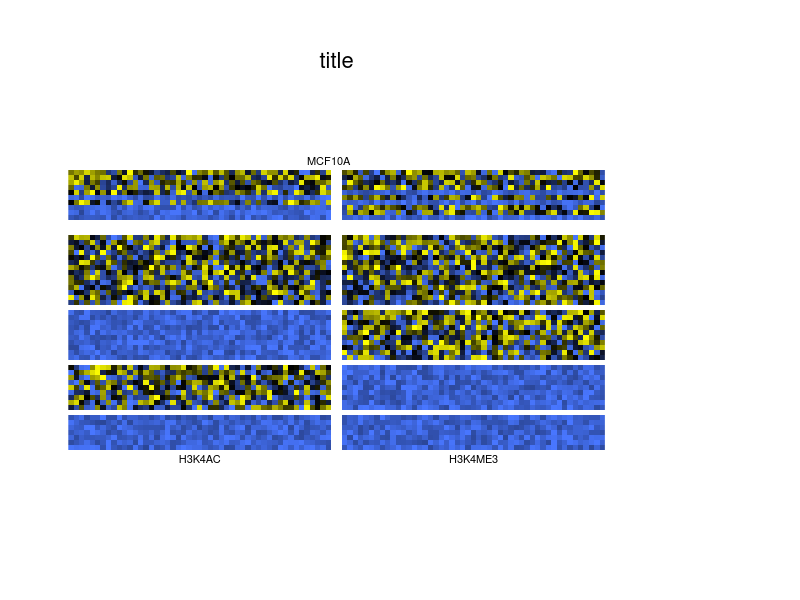

The R script that drew this image: (Note: this script raises an error after producing the figure.)
#plots K27me3 and K4me3 combinations of heatmaps
#clustering is kmeans then sorted within clusters



#source('jrb_R_scripts//heatmap.3-split.R')
#source('heatmap.2.2.R')
library('reshape')
library('ggplot2')

heatmap.ngsplots = function(ngs_profiles, main_title = NULL, profiles_to_plot, nclust = 6, labels_below = NA, labels_above = NA, fg_toPlot = character(), labels_right = NA, sortClustersByTotal = F, hmapColors = c('royalblue1', 'black', 'yellow'), labelWithCounts = F, fg_label = NA, label_clusters = T, ...){
  if(length(labels_below) < 2 && is.na(labels_below)){
    labels_below = profiles_to_plot
  }
  if(length(profiles_to_plot) %% length(labels_below) != 0){
    stop('length of labels_below must divide profiles_to_plot evenly!')
  }
  if(length(profiles_to_plot) %% length(labels_above) != 0){
    stop('length of labels_above must divide profiles_to_plot evenly!')
  }
  
  
  prof = matrix(0, ncol = 0, nrow = nrow(ngs_profiles[[1]]))#assemble single matrix by joining selected profiles (matrices)
  hidden = lapply(profiles_to_plot, function(x){
    prof <<- cbind(prof, ngs_profiles[[x]])
  })
  
  #HARDCODED DEBUG STUFF
  #   prof = prof[1:100,]
  #   fg_toPlot = rownames(prof)[1]
  
  
  cr = colorRamp(hmapColors)
  tmp = 0:100 / 100
  colors = rgb(cr(tmp)/255)
  
  len = length(profiles_to_plot)
  
  cseps = 1:(len-1) * ncol(prof) / len #column separators are between joined profiles
  
  labels.above = rep('', ncol(prof))#column labels are centered above each profile
  if(!is.na(labels_above[1])){
    labels_loc = round((1:length(labels_above) -.499) * ncol(prof) / length(labels_above))
    labels.above[labels_loc] = labels_above
  }
  
  
  labels.below = rep('', ncol(prof))
  labels_loc = round((1:length(labels_below)-.499) * ncol(prof) / length(labels_below))
  labels.below[labels_loc] = labels_below
  
  set.seed(1)
  kmclust = kmeans(prof, centers = nclust, iter.max = 10)
  
  rColorChoices = RColorBrewer::brewer.pal(nclust, 'Dark2')#set cluster id colors
  rColors = rColorChoices[kmclust$cluster[rownames(prof)]]
  names(rColors) = rownames(prof)#colors will be accessed by rowname of prof, do not need sorted

  if(length(fg_toPlot) > 0){#extract fg_plot as special cluster
    #rseps = c(0, rseps)#add an
    kmclust$cluster[fg_toPlot] = 0#change cluster of fg
    kmclust$cluster = kmclust$cluster + 1
    
    rColors[fg_toPlot] = 'white'
    nclust = nclust + 1
    kmclust$size = sapply(1:nclust, function(x){
      return(sum(kmclust$cluster == x))
    })
    kmclust$centers = rbind(colMeans(prof[fg_toPlot,]), kmclust$centers)
    rownames(kmclust$centers) = 1:nclust
  }
  
  o = order(kmclust$cluster)#sort prof to be in cluster number order
  prof = prof[o,, drop = F]
  kmclust$cluster = kmclust$cluster[o]#keep cluster assignment sorted in same order as prof
  
  for(i in 1:nclust){#sort within each cluster by rowSum
    #size = kmclust$size
    start = 1
    if(i > 1){
      start = sum(kmclust$size[1:(i-1)]) + 1
    }
    end = sum(kmclust$size[1:(i)])
    #print(paste(start, end))
    o = order(rowSums(prof[start:end,,drop = F]), decreasing = T)
    prof[start:end,] = prof[start:end,,drop = F][o,, drop = F]
  }
  
  prof_ordered = matrix(0, ncol = ncol(prof), nrow = 0)#prof_ordered contains profiles rearranged at cluster level
  get_kmclust = function(i){
    start = 1
    if(i > 1){
      start = sum(kmclust$size[1:(i-1)]) + 1
    }
    end = sum(kmclust$size[1:(i)])
    return(prof[start:end,])
  }
  kmclust_order = 1:nclust

  
  if(length(fg_toPlot) > 0){#move 1 to beginning
    #not_1 = kmclust_order != 1
    #kmclust_order = c(1, kmclust_order[not_1])
    km_dist = as.matrix(dist(kmclust$centers))
    o = order(km_dist[,1])
    kmclust_order = o
  }else{
    if(sortClustersByTotal){#sort clusters by total of their centers
      kmclust_order = order(apply(kmclust$centers, 1, sum), decreasing = T)
    }else{
      hiclust = hclust(dist(kmclust$centers))#use hierarchical clustering on centers
      kmclust_order = hiclust$order
    }
  }
  
  for(i in kmclust_order){#sort k means clusters 
    new_cluster = get_kmclust(i)
    start = nrow(prof_ordered) + 1
    prof_ordered = rbind(prof_ordered, new_cluster)
    end = nrow(prof_ordered)
  }
  
  
  rseps = 1:(nclust-1)#cacluated row seperations
  kmclust$size = kmclust$size[kmclust_order]
  
  for(i in 1:nclust){
    size = kmclust$size
    start = 1
    if(i > 1){
      start = sum(kmclust$size[1:(i-1)]) + 1
    }
    end = sum(kmclust$size[1:(i)])
    if(i < nclust){
      rseps[i] = end
    }
  }
  
  if(labelWithCounts){
    if(is.null(labels_right)){
      labels_right = 1:nclust
    } else {
      labels_right = paste(kmclust$size, labels_right)
    }
  }else{
    if(length(labels_right) == 1){
      labels_right = rep(labels_right, nclust)
    }else if(length(labels_right) != nclust){
      stop('length of labels_right must be 1 or = to # of clusters (+1 if fg_toPlot is specified)')
    }
  }
  if(length(fg_toPlot) == 0 && !is.na(fg_label)){
    stop('cannot add fg_label, fg_toPlot is empty')
  }
  RowSideLabels = character()
  if(label_clusters){
    RowSideLabels = paste('cluster', 1:nclust)
    if(length(fg_toPlot > 0)){
      if(!is.na(fg_label)){
        RowSideLabels = c(fg_label, paste('cluster', 1:(nclust-1)))#special label for fg_toPlot
      }
    }
  }else if(!is.na(fg_label)){
    RowSideLabels = c(fg_label, rep('', nclust-1))#special label for fg_toPlot
  }
  #print(RowSideLabels)
  
  #print(kmclust)
  #print(rseps)
  extra_spacer = 2
  hidden = heatmap.2.2(prof_ordered,
                       RowSideLabels = RowSideLabels,
                       RowSideColors = rColors[rownames(prof_ordered)],
                       labCol = labels.below, srtCol = 0, adjCol = c(.5,1), cexCol = 1, col = colors, symm = T, 
                       rowsep.major = c(rep(rseps[1], extra_spacer), rseps), 
                       colsep.minor = cseps, 
                       sepwidth.minor = 2, 
                       sepwidth.major = max(nrow(prof_ordered)/100,1), 
                       labels.above = labels.above, 
                       na.color = 'red', 
                       rowsep.major.labels = c(labels_right[1], rep('', extra_spacer), labels_right[2:length(labels_right)]), 
                       main = main_title)
  cluster_members = list()
  #print(nrow(prof_ordered))
  for(i in 0:length(rseps)){
    start = 1
    if(i > 0) start = rseps[i] + 1
    end = nrow(prof_ordered)
    if(i < length(rseps)) end = rseps[i + 1]
    
    #print(start)
    #print(end)
    cluster_members[[i+1]] = rownames(prof_ordered)[start:end]
  }
  ngs_res = list(cluster_members = cluster_members, colors = unique(rColors[rownames(prof_ordered)]), as_plotted = prof_ordered)
  return(ngs_res)
}




#dev.off()
#dummy out tracing, dummy out clustering
heatmap.2.2 = function (x, Rowv = TRUE, Colv = if (symm) "Rowv" else TRUE, RowSideLabels = NA,
                        distfun = dist, hclustfun = hclust, dendrogram = c("both", 
                                                                           "row", "column", "none"), reorderfun = function(d, w) reorder(d, 
                                                                                                                                         w), symm = FALSE, scale = c("none", "row", "column"), 
                        na.rm = TRUE, revC = identical(Colv, "Rowv"), add.expr, breaks, 
                        symbreaks = any(x < 0, na.rm = TRUE) || scale != "none", 
                        col = "heat.colors", colsep.minor = -1, colsep.major = -1, rowsep.minor = -1, rowsep.major = -1, sepcolor = "white", 
                        sepwidth.minor = 1, sepwidth.major = 3, cellnote, notecex = 1, notecol = "cyan", 
                        na.color = par("bg"), trace = c("column", "row", "both", 
                                                        "none"), tracecol = "cyan", hline = median(breaks), vline = median(breaks), 
                        linecol = tracecol, mar.top = 2, mar.left = 2, mar.bot = 5, mar.right = 5, ColSideColors, RowSideColors = NULL, 
                        cexRow = 0.2 + 1/log10(nr), cexCol = 0.2 + 1/log10(nc), labRow = NULL,
                        labCol = NULL, labels.above = NULL, srtRow = NULL, srtCol = NULL, adjRow = c(0, 
                                                                                                     NA), adjCol = c(.5, .5), offsetRow = 0.5, offsetCol = 0.5, 
                        colRow = NULL, colCol = NULL, key = TRUE, keysize = .1, 
                        density.info = c("histogram", "density", "none"), denscol = tracecol, 
                        symkey = any(x < 0, na.rm = TRUE) || symbreaks, densadj = 0.25, 
                        key.title = NULL, key.lab = NA, key.ylab = NULL, key.xtickfun = NULL, 
                        key.ytickfun = NULL, key.par = list(), main = NULL, xlab = NULL, 
                        ylab = NULL, lmat = NULL, lhei = 1, lwid = NULL, extrafun = NULL, rowsep.major.labels = NULL, left_mai = .7, cex.main = 2,
                        ...) 
{
  x.original = x
  rowsep.minor.original = rowsep.minor
  rowsep.major.original = rowsep.major
  sepwidth.minor = round(sepwidth.minor)
  sepwidth.major = round(sepwidth.major)
  
  scale01 <- function(x, low = min(x), high = max(x)) {
    x <- (x - low)/(high - low)
    x
  }
  
  plot0 = function(width = 1, height = 1){
    fudge = 0.037037037037
    plot(c(0+fudge*width, width-fudge * width), c(0+fudge*height, height-fudge * height), type = 'n', xlab = '', ylab = '', axes = F, )
  }
  
  dev.width = par('din')[1]
  dev.height = par('din')[2]
  
  lmat = 1
  body.height = dev.height
  body.i = 1
  lwid = 1
  label.height = .5
  main.height = 1.2
  lhei = body.height
  
  if(!is.null(labels.above)){
    lmat = rbind(max(lmat) + 1, lmat)
    lhei[body.i] = lhei[body.i] - label.height
    lhei = c(label.height, lhei)
    body.i = body.i + 1
  }
  if(!is.null(main)){
    lmat = rbind(max(lmat) + 1, lmat)
    lhei[body.i] = lhei[body.i] - main.height
    lhei = c(main.height, lhei)
    body.i = body.i + 1
  }
  if(!is.null(labCol)){
    lmat = rbind(lmat, max(lmat) + 1)
    lhei[body.i] = lhei[body.i] - label.height
    lhei = c(lhei, label.height)
  }
  if(key){
    key.height = 1
    lmat = rbind(lmat, max(lmat) + 1)
    lhei[body.i] = lhei[body.i] - key.height
    lhei = c(lhei, key.height)
  }
  RowSideColors.size = 0
  if (!is.null(RowSideColors)) {
    if (!is.character(RowSideColors) || length(RowSideColors) != nrow(x)) 
      stop("'RowSideColors' must be a character vector of length nrow(x)")
    RowSideColors.size = .8
    lmat <- cbind(lmat, c(rep(0, body.i-1), max(lmat)+1, rep(0, nrow(lmat)-body.i)))
    lwid <- c(dev.width - RowSideColors.size, RowSideColors.size)
  }
  labRowSize = 0
  if (!is.null(rowsep.major.labels)) {
    labRowSize = 1
    lmat <- cbind(lmat, c(rep(0, body.i-1), max(lmat)+1, rep(0, nrow(lmat)-body.i)))
    lwid <- c(dev.width - RowSideColors.size - labRowSize, labRowSize)
  }
  if(left_mai > 0){
    lmat <- cbind(rep(0, nrow(lmat)), lmat)
    lwid <- c(left_mai, dev.width - RowSideColors.size - labRowSize - left_mai)
  }
  
  
  #   print(lmat)
  #   print(lhei)
  #   print(lwid)
  
  
  
  layout(lmat, heights = lhei, widths = lwid)
  
  
  
  x = x[nrow(x):1,]#reverse so heatmap top row is top row of input matrix
  RowSideColors = rev(RowSideColors)
  nr <- nrow(x)
  nc <- ncol(x)
  
  
  insert_col = function(n, i){#insert n column following index i
    x <<- cbind(x[,1:i], matrix(NA, nrow = nrow(x), ncol = n),  x[,(i+1):ncol(x)])
    affected = colsep.minor > i
    colsep.minor[affected] <<- colsep.minor[affected] + n
    affected = colsep.major > i
    colsep.major[affected] <<- colsep.major[affected] + n
    if(!is.null(labCol)) labCol <<- c(labCol[1:i], rep('', n), labCol[(i + 1):length(labCol)])
    if(!is.null(labels.above)) labels.above <<- c(labels.above[1:i], rep('', n), labels.above[(i + 1):length(labels.above)])
  }
  
  insert_row = function(n, i){#insert n rows following index i
    x <<- rbind(x[1:i,], matrix(NA, ncol = ncol(x), nrow = n),  x[(i+1):nrow(x),])
    affected = rowsep.minor >= i
    rowsep.minor[affected] <<- rowsep.minor[affected] + n
    affected = rowsep.major >= i
    rowsep.major[affected] <<- rowsep.major[affected] + n
    #print(rowsep.major)
    RowSideColors <<- c(RowSideColors[1:i], rep(NA, n), RowSideColors[(i+1):length(RowSideColors)])
  }
  
  
  #print(dim(x))
  do_col_major = colsep.major[1] > -1#test before value are changed
  if (colsep.minor[1] > -1){ #insert  columns in x and color
    for (i in 1:length(colsep.minor)){ 
      csep = colsep.minor[i]
      insert_col(sepwidth.minor, csep)
    }
  }
  if (do_col_major){ #insert  columns in x and color
    for (i in 1:length(colsep.major)){ 
      csep = colsep.major[i]
      insert_col(sepwidth.major, csep)
    }
  }
  #print(dim(x))
  x = x[nrow(x):1,]#reverse rows temporarily
  RowSideColors = rev(RowSideColors)
  do_row_major = rowsep.major[1] > -1#test before values are changed
  if (rowsep.minor[1] > -1){
    for (i in 1:length(rowsep.minor)){ 
      rsep = rowsep.minor[i]
      insert_row(sepwidth.minor, rsep)
    }
  }
  if (do_row_major){
    for (i in 1:length(rowsep.major)){ 
      rsep = rowsep.major[i]
      insert_row(sepwidth.major, rsep)
    }
  }
  x = x[nrow(x):1,]#unreverse rows
  RowSideColors = rev(RowSideColors)
  #print(dim(x))
  nc = ncol(x)
  nr = nrow(x)
  par(mai = rep(0,4))
  #plots the body of the heatap
  image(0:nc, 0:nr, t(x), xlim = c(0, nc), ylim = c(0, nr), axes = FALSE, xlab = "", ylab = "", col = col, 
        breaks = breaks, ...)
  
  #print(dim(x))
  #plots column labels above column
  apply_col_labels = function(col_labels, yshift = .5, yadj = .5){
    plot0(ncol(x))
    if (is.null(srtCol) && is.null(colCol)) 
      axis(1, 1:nc-.5, labels = col_labels, las = 2, line = -0.5 + 
             offsetCol, tick = 0, cex.axis = cexCol, padj = 1)
    else {
      if (is.null(srtCol) || is.numeric(srtCol)) {
        xpd.orig <- par("xpd")
        par(xpd = NA)
        xpos <- 1:nc-.5
        text(x = xpos, y = yshift, labels = col_labels, adj = c(.5, yadj),
             cex = cexCol, srt = srtCol, col = colCol)
        #print(colCol)
        par(xpd = xpd.orig)
      }
      else warning("Invalid value for srtCol ignored.")
    }
  }
  if(!is.null(labels.above)){
    apply_col_labels(labels.above, .1, 0)
  }
  
  #draw title
  if(!is.null(main)){
    plot.new()
    text(.5,.5, main, cex = cex.main)
  }
  
  #draws column labels below column
  if(!is.null(labCol)){
    apply_col_labels(labCol, .9, 1)
  }
  if (missing(breaks) || is.null(breaks) || length(breaks) < 
        1) {
    if (missing(col) || is.function(col)) 
      breaks <- 16
    else breaks <- length(col) + 1
  }
  if (length(breaks) == 1) {
    if (!symbreaks) 
      breaks <- seq(min(x, na.rm = na.rm), max(x, na.rm = na.rm), 
                    length = breaks)
    else {
      extreme <- max(abs(x), na.rm = TRUE)
      breaks <- seq(-extreme, extreme, length = breaks)
    }
  }
  nbr <- length(breaks)
  ncol <- length(breaks) - 1
  if (class(col) == "function") 
    col <- col(ncol)
  min.breaks <- min(breaks)
  max.breaks <- max(breaks)
  x[x < min.breaks] <- min.breaks
  x[x > max.breaks] <- max.breaks
  if (key) {
    mai <- c(.5, .2, .2, .2)
    par(mai = mai, cex = 0.75, mgp = c(2, 1, 0))
    if (length(key.par) > 0) 
      do.call(par, key.par)
    tmpbreaks <- breaks
    if (symkey) {
      max.raw <- max(abs(c(x, breaks)), na.rm = TRUE)
      min.raw <- -max.raw
      tmpbreaks[1] <- -max(abs(x), na.rm = TRUE)
      tmpbreaks[length(tmpbreaks)] <- max(abs(x), na.rm = TRUE)
    }
    else {
      min.raw <- min.breaks
      max.raw <- max.breaks
    }
    z <- seq(min.raw, max.raw, by = min(diff(breaks)/4))
    image(z = matrix(z, ncol = 1), col = col, breaks = tmpbreaks, 
          xaxt = "n", yaxt = "n")
    par(usr = c(0, 1, 0, 1))
    if (is.null(key.xtickfun)) {
      lv <- pretty(breaks)
      xv <- scale01(as.numeric(lv), min.raw, max.raw)
      xargs <- list(at = xv, labels = lv)
    }
    else {
      xargs <- key.xtickfun()
    }
    xargs$side <- 1
    do.call(axis, xargs)
    if (!is.na(key.lab)) {
      mtext(side = 3, key.lab, line = 1, padj = 1, 
            cex = par("cex") * par("cex.lab"))
    }
  }
  if(!is.null(RowSideColors)){#plot colored block for each cluster
    tmp = as.factor(RowSideColors)
    vals = matrix(as.numeric(tmp), ncol = 1)
    
    lev = levels(tmp)
    par(mai = c(0,.1,0,.1))
    image(0:1, 0:nr, t(vals), xlim = c(0, 1), ylim = c(0, nr), axes = FALSE, xlab = "", ylab = "", col = lev)
    cluster_levels = unique(vals)
    cluster_levels = cluster_levels[!is.na(cluster_levels)]
    #print(cluster_levels)
    cluster_ids = vals[,1]
    names(cluster_ids) = 1:length(cluster_ids)
    cluster_ids = cluster_ids[!is.na(cluster_ids)]
    for(i in 1:length(RowSideLabels)){
      keep = (cluster_ids == cluster_levels[i])
      center = mean(as.numeric(names(keep[keep])))
      #print(center)
      rowLab = rev(RowSideLabels)[i]
      text(.5,center, rowLab, adj = c(.5,.5))
    }
    
  }
  if(!is.null(rowsep.major.labels)){
    par(mai = rep(0,4))
    plot0(height = nr)
    for(i in 1:length(rowsep.major.labels)){
      rsep_prev = 1
      if(i > 1){
        rsep_prev = rowsep.major[i - 1] + sepwidth.major
      }
      rsep_curr = rowsep.major.original[i]
      if(i > 1){
        rsep_curr = rsep_prev - 1 + rowsep.major.original[i] - rowsep.major.original[i - 1]
      }
      if(i > length(rowsep.major.original)){
        rsep_curr = nrow(x)
      }
      rsep_mid = (mean(c(rsep_prev, rsep_curr)))
      ypos = nr - rsep_mid + 1
      #print(paste(ypos, '-'))
      text(.5, ypos, rowsep.major.labels[i], adj = c(.5,.5) )
    }
  }
}


cl = 'MCF10A'
hm = c('H3K4AC', 'H3K4ME3')#c('H3K27AC','H3K27ME3','H3K4AC', 'H3K4ME3', 'H4K20ME3')
toPlot = paste(cl, hm, sep = '_')
ngs_profiles = list()
nr = 50
nc = 49
for(tp in toPlot){
  dat = matrix(runif(nr * nc, 0, 100), nrow = nr, ncol = nc)
  rownames(dat) = 1:nrow(dat)
  reduce = runif(nr/2, 1, nr)
  dat[reduce,] = dat[reduce,] / 5
  ngs_profiles[[tp]] = dat
}



#png(paste0('test8sidecol2_', cl, '.png'), width = 4, height = 8, units = 'in', res = 450)
nclust = 4
# pdf(file = NULL)
res = heatmap.ngsplots(ngs_profiles, label_clusters = T, fg_label = 'selected',
                       main_title = 'title', toPlot, nclust = nclust, labels_below = hm, labels_above = cl,
                       fg_toPlot = 1:10, labels_right = 'genes', sortClustersByTotal = T, labelWithCounts = T)
# dev.off()
# res = heatmap.ngsplots(ngs_profiles,# hmapColors = c('#2166ac', 'black', '#b2182b'),
#                        main_title = 'title', toPlot, nclust = nclust, labels_below = hm, labels_above = cl, 
#                        fg_toPlot = 1:10, labels_right = paste(sapply(res[[1]], length), 'genes'), sortClustersByTotal = T)
